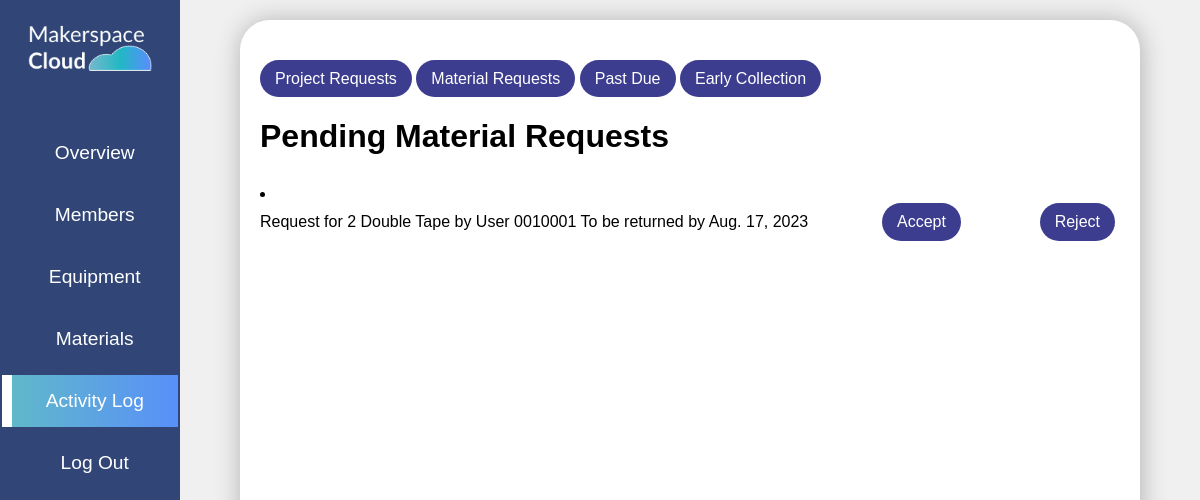
Page /a_activity_material_requests/ (signed in) on the earlier database version.
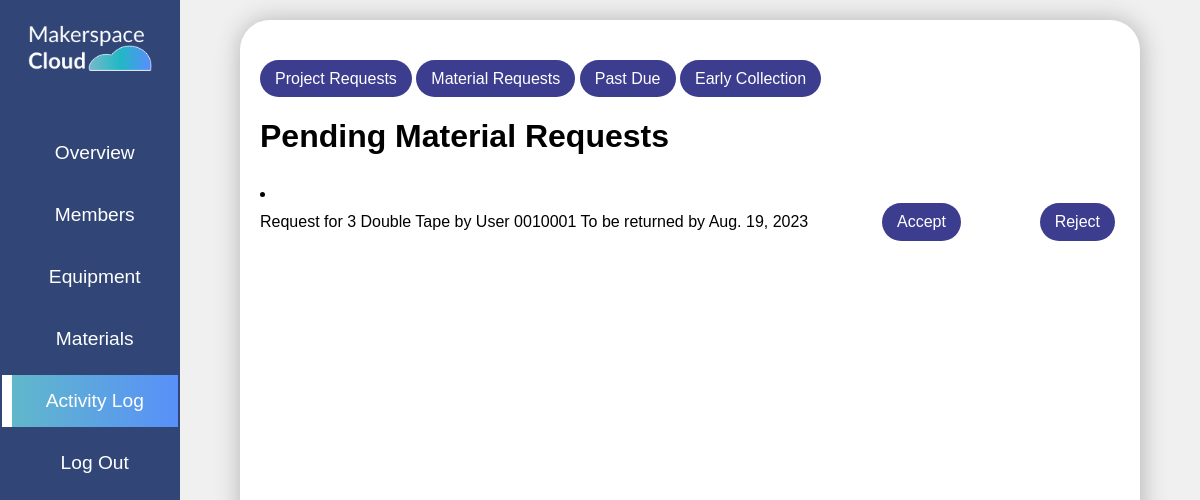
Same page on the later database version.
### equ/models.py (models this page shows, shortened)
class Material_Request(models.Model):
    REQUEST_TYPES = [
        ('_', '_'),
        ('Borrow', 'Borrow'),
        ('Issue', 'Issue'),
    ]
    material = models.ForeignKey(Material, on_delete=models.CASCADE)
    quantity = models.PositiveIntegerField(null=True, blank=True)
    request_type = models.CharField(max_length=10, choices=REQUEST_TYPES)
    return_date = models.DateField(null=True, blank=True)  # Set only for issue requests
    status = models.IntegerField(default=0) #0-pending, 1-active, 2-closed
    user = models.ForeignKey(User,on_delete=models.CASCADE)

class Material(models.Model):
    stock = models.IntegerField(null=True,blank=True)
    name = models.CharField(max_length=100)
    category = models.ForeignKey(Category, on_delete=models.CASCADE,blank=True, null=True)

### equ/views.py (the view)
# urls.py: path('a_activity_material_requests/',views.a_activity_material_requests,name="a_activity_material_requests"),
@login_required
@admin_required
def a_activity_material_requests(request):
    user = request.user
    lab = Lab.objects.get(lab_admin=user)
    material_requests = Material_Request.objects.filter(user__profile__lab=lab, status=0)
    context = {'material_requests':material_requests}
    return render(request, 'equ/a_activity_material_requests.html', context)

### equ/views.py (called while the page is built)
def admin_required(function):
    decorator = user_passes_test(lambda user: user.groups.filter(name='admin').exists())
    return decorator(function)

### equ/templates/equ/a_activity_material_requests.html (shortened to what this page needs)
{% extends "equ/a_activity.html" %}
{% block activitycontent %}
<h1>Pending Material Requests</h1>
  {% for req in material_requests %}
  <li><form method="post" class="action-form" action="{% url 'a_material_request_handling' req.pk %}">
    Request for {{ req.quantity }} {{ req.material.name }} by User {{ req.user.username }}
    {% if req.request_type == 'Borrow' %}
      To be returned by {{ req.return_date }}
    {% endif %}
        <button type="submit" name="action" value="accept" class="a-actionbutton accept">Accept</button>
        <button type="submit" name="action" value="reject" class="a-actionbutton reject">Reject</button>
      </form>
  </li>
  {% empty %}
    <li>No Requests found.</li>
  {% endfor %}
</div></div>
{% endblock activitycontent %}

Differences in the rows shown:
no longer on this page (row edited): Material_Request: quantity "2", material.name "Double Tape", user.username "0010001", return_date "Aug. 17, 2023"
added Material_Request: quantity "3", material.name "Double Tape", user.username "0010001", return_date "Aug. 19, 2023"
